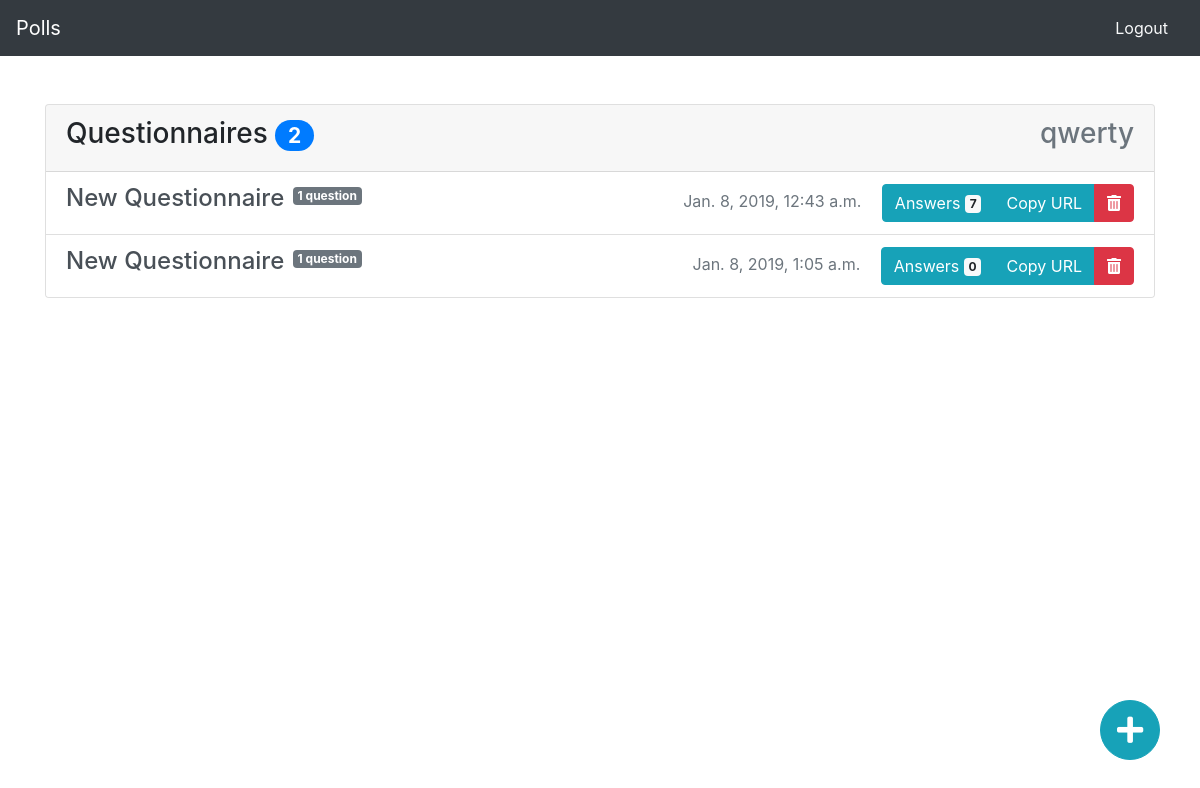
/polls/ (signed in), run on the app's committed database.
### questionnaire/models/poll.py (models this page shows)
class Poll(IterFieldsValuesModel):
    author = models.ForeignKey(get_user_model(), on_delete=models.CASCADE)
    name = models.CharField(max_length=200)
    pub_date = models.DateTimeField('date published', auto_now_add=True, blank=True)
    objects = PollManager()
    @property
    def hash(self):
        h = hashlib.sha3_256()
        h.update(str(self.pk).encode())
        h.update(str(self.name).encode())
        h.update(str(self.pub_date).encode())
        return h.hexdigest()
    @property
    def number_of_questions(self):
        return len(self.questions.all())

### questionnaire/models/question.py (models this page shows, shortened)
class Question(IterFieldsValuesModel):
    poll = models.ForeignKey(Poll, on_delete=models.CASCADE, related_name="questions")
    question_text = models.CharField(max_length=200)
    question_type = models.CharField(max_length=200)
    required = models.BooleanField()

### questionnaire/models/answer/poll_answers.py (models this page shows)
class PollAnswers(IterFieldsValuesModel):
    poll = models.ForeignKey(Poll, on_delete=models.CASCADE, related_name="answers")
    pub_date = models.DateTimeField('date published', auto_now_add=True, blank=True)

### questionnaire/views/poll/polls_view.py (the view, shortened to what this page needs)
# urls.py: path('polls/', views.PollsView.as_view(), name='polls'),
class PollsView(LoginRequiredMixin, ListView):
    template_name = "questionnaire/polls.html"
    context_object_name = "polls"
    def get_queryset(self):
        return PollController.get_author_polls(author=self.request.user)

### questionnaire/controllers/poll_controller.py (called while the page is built)
    @staticmethod
    def get_author_polls(author):
        return Poll.objects.filter(author=author)

### questionnaire/templates/questionnaire/polls.html (shortened to what this page needs)
{% extends 'questionnaire/base.html' %}
{% load static %}
{% block content %}
    <div class="card">
        <div class="card-header d-flex justify-content-between">
            <h3>
                Questionnaires
                <span id="number-of-polls" class="badge badge-pill badge-primary">{{ polls|length }}</span>
            </h3>
            <h3 class="text-muted">{{ user }}</h3>
        </div>
        <div class="list-group list-group-flush">
            {% for poll in polls %}
                <a id="{{ poll.hash }}"
                   class="poll d-flex justify-content-between list-group-item list-group-item-action"
                   href="{% url 'poll_view' poll.hash %}">
                    <div>
                        <span class="h4 mb-0 mr-1">{{ poll.name|title }}</span>
                        <sup class="badge badge-secondary">{{ poll.number_of_questions }}
                            question{{ poll.number_of_questions|pluralize }}</sup>
                    </div>
                    <div>
                        <span class="text-muted">{{ poll.pub_date }}</span>
                        <div class="btn-group ml-3">
                            <button class="btn btn-info"
                                    onclick="document.location.href = '{% url "answers" poll.hash %}'; return false">
                                Answers <span class="badge badge-light">{{ poll.answers.all|length }}</span>
                            </button>
                            <button class="copy-text btn btn-info" data-toggle="tooltip"
                                    data-html="true" data-original-title="Click to copy Questionnaire's URL">
                                Copy URL
                            </button>
                            <button class="remove-poll btn btn-danger">
                                <i class='fas fa-trash-alt'></i>
                            </button>
                        </div>
                    </div>
                </a>
            {% empty %}
                <div class="list-group-item">
                    <p>No questionnaires...</p>
                </div>
            {% endfor %}
        </div>
    </div>
    <button id="add-poll" class="btn btn-info btn-lg rounded-circle position-fixed p-0 w-40 h-40">
        <a class="text-white d-block" href="{% url 'poll_create' %}"><i class="fas fa-plus"></i></a>
    </button>
{% endblock %}

### questionnaire/static/questionnaire/style.css (style rules this page uses)
#add-question, #add-poll { width: 60px; height: 60px; font-size: 30px; bottom: 40px; right: 40px; z-index: 1000; }

### data on the page
Poll: name "New Questionnaire", number_of_questions "1", pub_date "Jan. 8, 2019, 12:43 a.m.", answers.all|length "7"
Poll: name "New Questionnaire", number_of_questions "1", pub_date "Jan. 8, 2019, 1:05 a.m.", answers.all|length "0"

### other printed values
{{ polls|length }} "2"
{{ user }} "qwerty"
